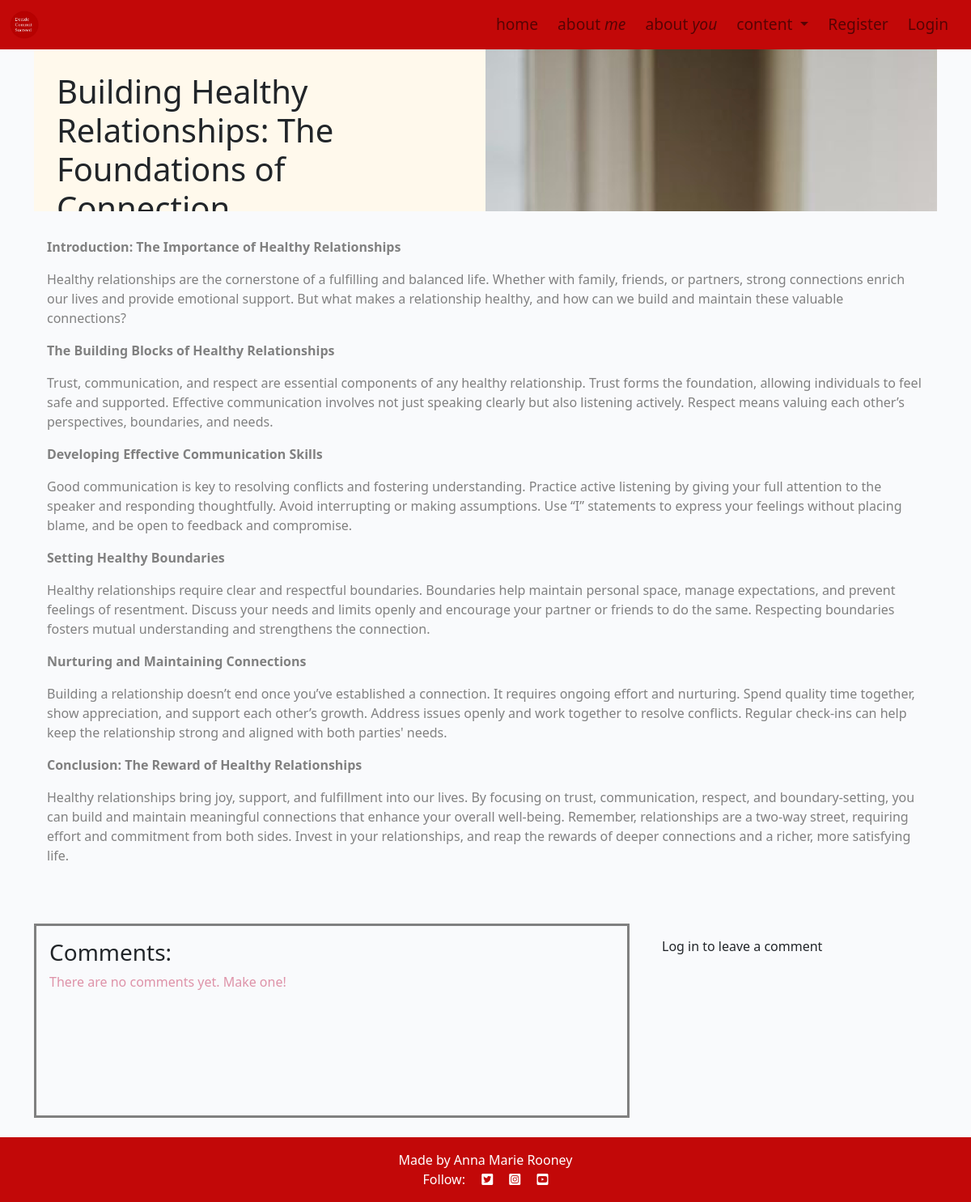
/building-healthy-relationships-foundations-of-connection/, run on an earlier commit of the app's database.
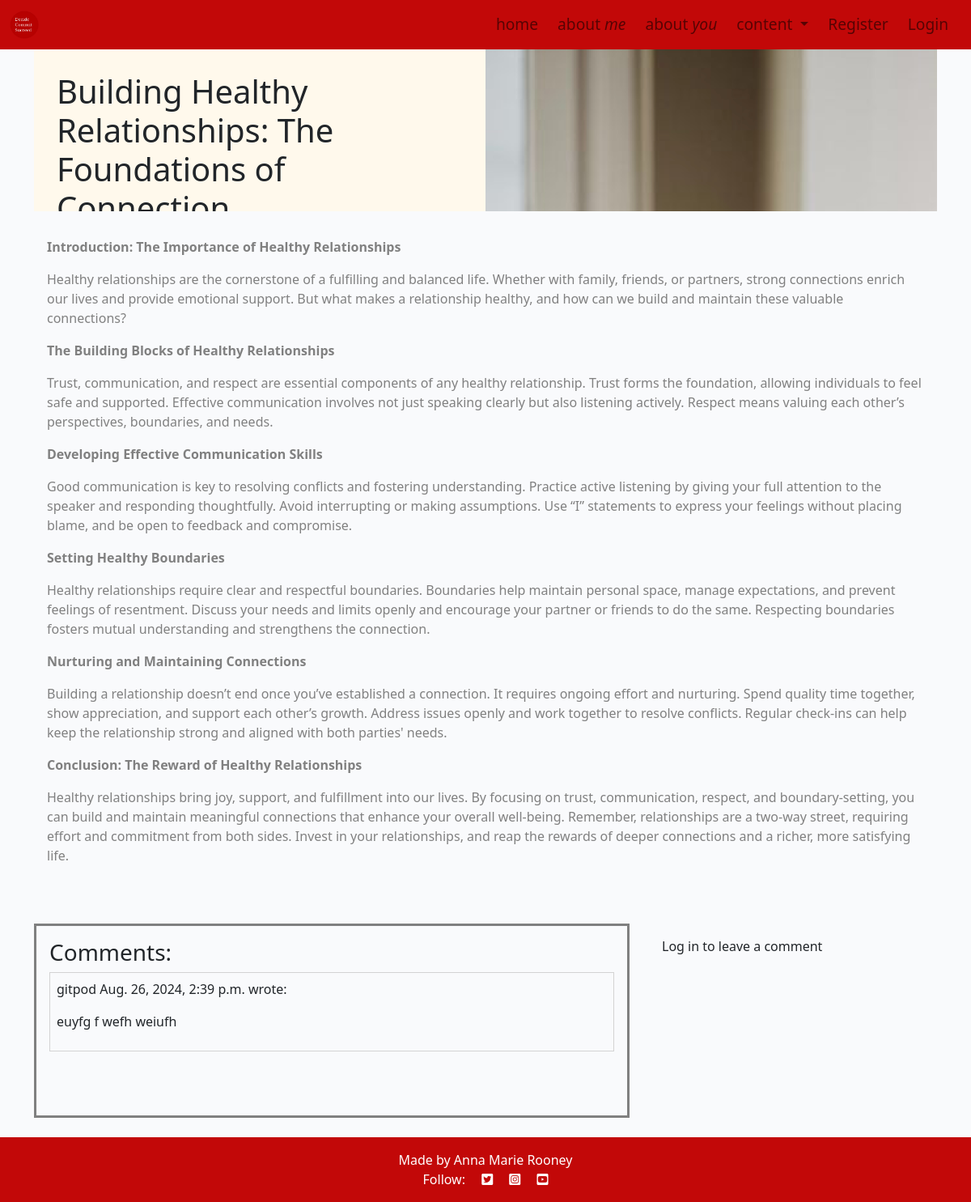
And on a later commit of the database.
### blog/models.py (models this page shows, shortened)
class Comment(models.Model):
    post = models.ForeignKey(
        Post, on_delete=models.CASCADE, related_name="comments")
    author = models.ForeignKey(
        User, on_delete=models.CASCADE, related_name="commenter")
    body = models.TextField()
    approved = models.BooleanField(default=False)
    created_on = models.DateTimeField(auto_now_add=True)
    class Meta:
        ordering = ["created_on"]

### blog/views.py (the view, shortened to what this page needs)
# urls.py: path('<slug:slug>/', views.post_detail, name='blogpost'),
def post_detail(request, slug):
    queryset = Post.objects.filter(status=1)
    post = get_object_or_404(queryset, slug=slug)
    masthead_image = post.mastimage
    comments = post.comments.all().order_by("-created_on")
    comment_count = post.comments.filter(approved=True).count()
    comment_form = CommentForm()
    return render(
        request,
        "blog/blogpost.html",
        {
            "post": post,
            "comments": comments,
            "comment_count": comment_count,
            "comment_form": comment_form,
            "mastimage": masthead_image,
        },
    )

### blog/templates/blog/blogpost.html (shortened to what this page needs)
{% extends "base.html" %}
{% load static %}
{% load crispy_forms_tags %}
{% block content %}
<div class="container-fluid">
  <div class="container">
      <div class="row g-0 overflow-hidden masthead">
          <div class="col-md-6 masthead-text">
              <h1 class="post-title">{{ post.title }}</h1>
          </div>
          <div class="d-none d-md-block col-md-6 masthead-image">
            {% if post.mastimage %}
                <img src="{{ post.mastimage.url }}" alt="Mast Image">
            {% else %}
            <img src="static/images/whiteboard.png" alt="Mast Image">
            {% endif %}
          </div>
      </div>
      <div class="row">
          <div class="col-12 card mb-4 mt-3">
              <div class="card-body">
                  <article class="card-text">
                      {{ post.content | safe }}
                  </article>
              </div>
          </div>
      </div>
  </div>
  <div class="container">
      <div class="row">
          <div class="col-md-8 card mb-4 mt-3">
              <div class="card-body commentdiv">
                <h3>Comments:</h3>
                {% if comments %}
                    {% for comment in comments %}
                        <div class="p-2 comments {% if not comment.approved and comment.author == user %} faded{% elif not comment.approved %} d-none{% endif %}">
                            <p class="font-weight-bold">
                            {{ comment.author }}
                            <span class="font-weight-normal">
                            {{ comment.created_on }}
                            </span> wrote:
                            </p>
                            <div id="comment{{ comment.id }}">
                            {{ comment.body | linebreaks }}
                            </div>
                        </div>
                        {% endfor %}
                        {% else %}
                        <p class="approval">There are no comments yet. Make one!</p>
                    {% endif %}
              </div>
          </div>
          <div class="col-md-4 card mb-4 mt-3">
              <div class="card-body">
                  {% if user.is_authenticated %}
                  <h3>Leave a comment:</h3>
                  <p>Posting as: {{ user.username }}</p>
                  <form id="commentForm" method="post" style="margin-top: 1.3em;">
                      {% csrf_token %}
                      {{ comment_form | crispy }}
                      <button id="submitButton" type="submit" class="btn btn-signup btn-lg">Submit</button>
                  </form>
                  {% else %}
                  <p>Log in to leave a comment</p>
                  {% endif %}
              </div>
          </div>
      </div>
  </div>
  </div>
{% endblock %}

What changed in the data, as far as the page shows it:
added Comment: author "gitpod", created_on "Aug. 26, 2024, 2:39 p.m.", body "euyfg f wefh weiufh"
Also different on the page:
text no longer shown: "There are no comments yet. Make one!"
